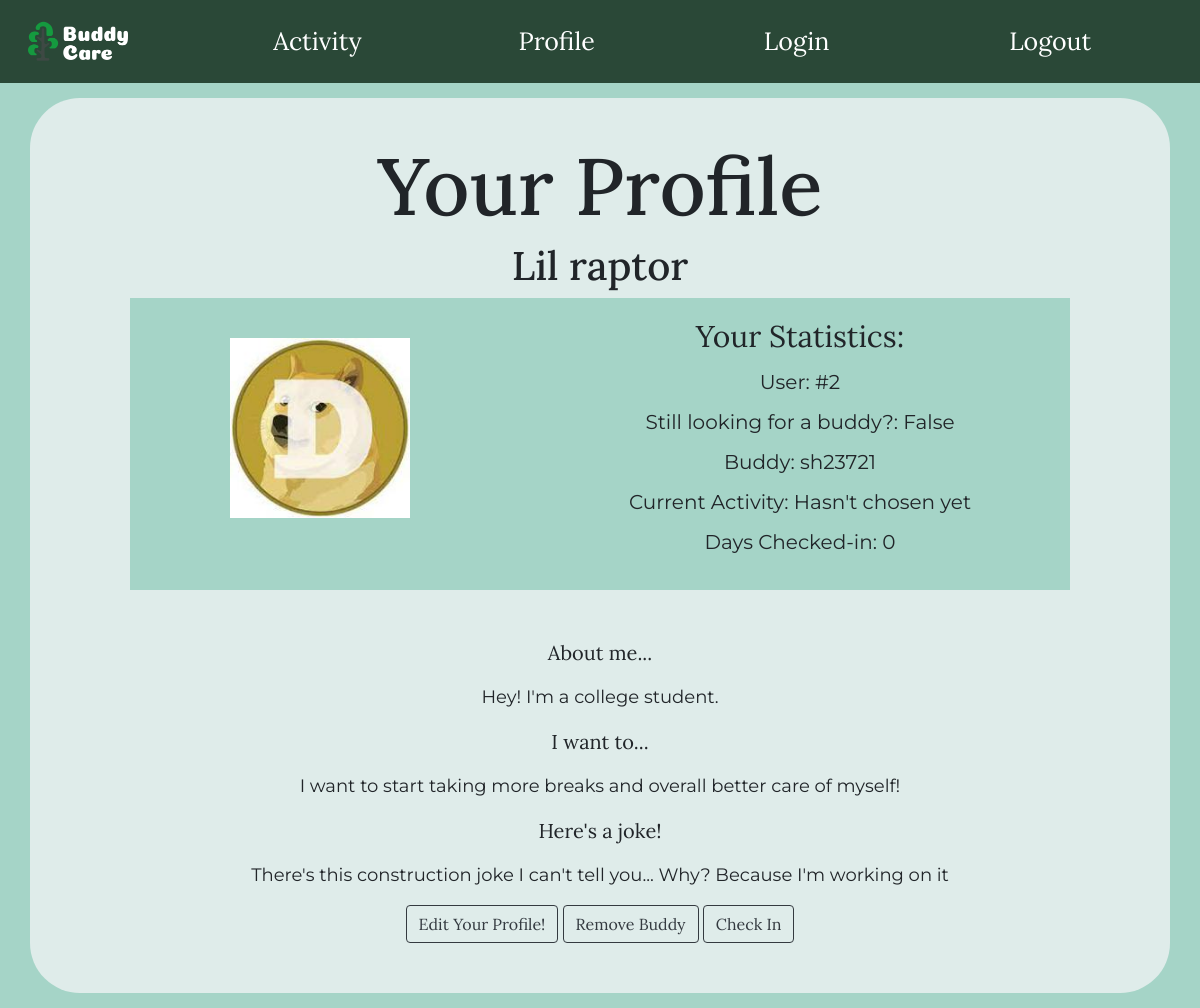
The page /profile (signed in) on the database its author committed.
### main.py (models this page shows, shortened)
class User(db.Model):
    id = db.Column("id", db.Integer, primary_key= True)
    username = db.Column("username", db.String(100))
    password = db.Column("password", db.String(100))
    bud = db.Column("bud", db.Boolean)
    activity = db.Column("activity", db.String(100))
    streak = db.Column("streak", db.Integer, primary_key=True)
    bio = db.Column("bio", db.String(300))
    achieve = db.Column("achieve", db.String(300))
    joke = db.Column("joke", db.String(200))
    budName = db.Column("buddy",db.String(200))
    image_file = db.Column("img", db.String(100), default="sunflowers.jpg")

### main.py (the view)
@app.route("/profile", methods=["POST", "GET"])
def profile():
    if "name" in session:
        user = User.query.filter_by(username=session['name']).first()
        if user == None:
            flash("Cannot find user. Try Again!")
            return redirect(url_for("home"))
        if request.method=="POST":
            if request.form['button'] == 'Remove Buddy':
                flash("Buddy removed :(")
                budName = user.budName
                buddy = User.query.filter_by(username=budName).first()
                user.budName = None
                buddy.budName = None
                user.bud = True
                buddy.bud = True
                db.session.commit()
                return render_template('profile.html', user=user)
            elif request.form["button"]== "Check In":
                if 'name' in session:
                    user = User.query.filter_by(username=session['name']).first()
                    user.streak= user.streak+1
                    db.session.commit()
                return render_template('profile.html', user=user)
            else:
                bio = request.form["bio"]
                achieve = request.form["achieve"]
                joke = request.form["joke"]
                pfp = request.files["pfp"]
                if bio:
                    user.bio = bio
                if achieve:
                    user.achieve = achieve
                if joke:
                    user.joke = joke
                if pfp:
                    flash("Profile Successfully Changed")
                    picture_file = save_picture(pfp)
                    user.image_file = picture_file
                db.session.commit()
                return render_template('profile.html', user=user)
        else:
            return render_template('profile.html', user=user)
    else:
        flash("You must login first!")
        return redirect(url_for("login"))

### main.py (called while the page is built)
@app.before_request
def before_request():
    g.user = None
    if User:
        if 'name' in session and not(session['name'] == None):
            user = User.query.filter_by(username = session['name']).first()
            g.user = user

### templates/profile.html (shortened to what this page needs)
{% extends "base.html" %}
{% block content %}
<head>
</head>
  <body>
    <div class="container">
      <h1 class="title">Your Profile</h1>
      <h1>{{user.username}}</h1>
      <div class="image" class="left" style="float: left; padding: 0 20px 20px 0;; width: 200px; overflow: hidden; height: 200px; display: block; margin: 40px 100px 40px">
        <img src= "static/images/{{ user.image_file }}" class="image" alt="default">
      </div>
      <div class="textContainer">
        <h2 class="subtitle" style= "font-size:30px; ">
          <p class="systemText">Your Statistics:</p>
          <p class="userText">User: #{{user.id}}</p>
          <p class="userText">Still looking for a buddy?: {{user.bud}}</p>
          <p class="userText">{% if user.budName%}Buddy: {{user.budName}}{% endif %}</p>
          <p class="userText">
          {% if user.activity %}
            Current Activity: {{user.activity}}
          {% else %}
            Current Activity: Hasn't chosen yet
          {% endif %}</p>
          <p class="userText">Days Checked-in: {{user.streak}}</p></h2>
      </div><br>
      <div>
        <br>
        <b><p class="about">About me...</p></b><b><p class="answers">{{user.bio}}</p></b>
        <b><p class="about">I want to...</p></b><b><p class="answers">{{user.achieve}}</p></b>
        <b><p class="about">Here's a joke!</p></b><b></b><p class="answers">{{user.joke}}</p></b>
      </div>
            <form method="POST">
              <a href="/Questions"><button type="button" class="btn btn-outline-dark">Edit Your Profile!</button></a>
              {% if user.budName == None %}
                <a href="/edit"><button type="button" class="btn btn-outline-dark" name="buddy" value="Edit Status">Edit Your Buddy Status!!</button></a>
              {% else %}
                <a href="/profile"><input type="submit" class="btn btn-outline-dark" name="button" value="Remove Buddy"/></a>
              {% endif %}
              <a href="/profile"><input type="submit" class="btn btn-outline-dark" name="button" value="Check In"></button></a>
            </form>
      </div>
  </body>
{% endblock %}

### static/style.css (style rules this page uses)
body { margin: 0; font-family: 'Lora'; text-shadow: border; background-color: rgb(165, 212, 199) }
.answers { font-family: 'Montserrat'; text-align:center; }
.container { margin-top: 15px; margin-bottom: 15px; padding-top: 40px; padding-right: 100px; padding-bottom: 50px; padding-left: 100px; text-align: center; background-color: rgba(241, 244, 245, 0.769); border-radius: 50px 50px 50px 50px; vertical-align: center; }
.textContainer { font-family: 'Lora'; font-size: 160%; font-weight: 400; padding-top: 20px; padding-right: 0px; padding-bottom: 20px; padding-left: 80px; text-align: center; background-color: rgb(165, 212, 199) }
.title { font-size: 80px; }
p { font-family: 'Montserrat'; font-style: bold; font-size: 18px; font-weight: 400; }
.subtitle { font-family: 'Lora'; font-size: 160%; font-weight: 400; }
.systemText { font-family: 'Lora'; font-size: 30px; font-weight: 400; }
.userText { font-family: 'Montserrat'; font-style: bold; font-size: 20px; font-weight: 400; text-align: center; vertical-align: middle; }
.image { width: 200px; height: 200px; overflow: hidden; display: block; margin: 0 auto; float: left; padding: 0 20px 20px 0; }
.about { font-family: 'Lora'; text-align:center; font-size:20px }

### rows shown on the page
User: username "Lil raptor", image_file (picture), id "2", bud "False", budName "sh23721", streak "0", bio "Hey! I'm a college student.", achieve "I want to start taking more breaks and overall better care of myself!", joke "There's this construction joke I can't tell you... Why? Because I'm working on it"
